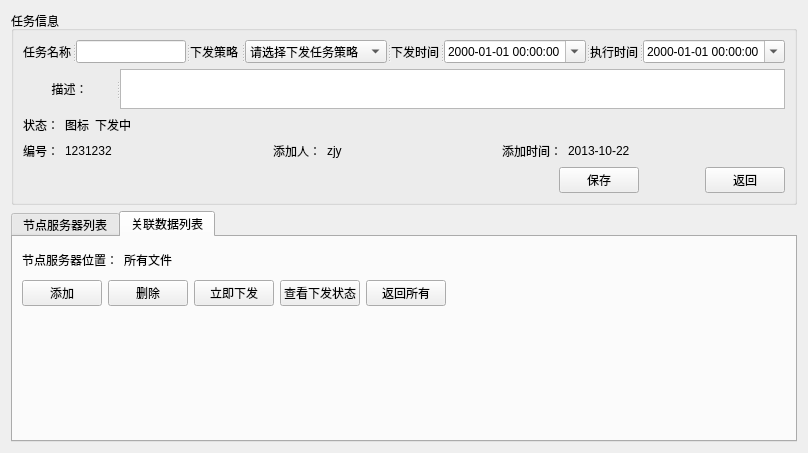
<?xml version="1.0" encoding="UTF-8"?>
<ui version="4.0">
 <class>EditStructWidget</class>
 <widget class="QWidget" name="EditStructWidget">
  <property name="geometry">
   <rect>
    <x>0</x>
    <y>0</y>
    <width>808</width>
    <height>453</height>
   </rect>
  </property>
  <property name="windowTitle">
   <string>Form</string>
  </property>
  <layout class="QVBoxLayout" name="verticalLayout_2">
   <item>
    <widget class="QGroupBox" name="gb_info">
     <property name="maximumSize">
      <size>
       <width>16777215</width>
       <height>200</height>
      </size>
     </property>
     <property name="title">
      <string>任务信息</string>
     </property>
     <layout class="QVBoxLayout" name="verticalLayout">
      <item>
       <widget class="QSplitter" name="splitter">
        <property name="orientation">
         <enum>Qt::Horizontal</enum>
        </property>
        <widget class="QLabel" name="label">
         <property name="text">
          <string>任务名称</string>
         </property>
         <property name="buddy">
          <cstring>l_taskName</cstring>
         </property>
        </widget>
        <widget class="QLineEdit" name="l_taskName"/>
        <widget class="QLabel" name="label_2">
         <property name="text">
          <string>下发策略</string>
         </property>
         <property name="buddy">
          <cstring>cb_strategy</cstring>
         </property>
        </widget>
        <widget class="ComboBox" name="cb_strategy">
         <item>
          <property name="text">
           <string>请选择下发任务策略</string>
          </property>
         </item>
        </widget>
        <widget class="QLabel" name="label_3">
         <property name="text">
          <string>下发时间</string>
         </property>
         <property name="buddy">
          <cstring>dte_send</cstring>
         </property>
        </widget>
        <widget class="DateTimeEdit" name="dte_send">
         <property name="displayFormat">
          <string>yyyy-MM-dd HH:mm:ss</string>
         </property>
         <property name="calendarPopup">
          <bool>true</bool>
         </property>
        </widget>
        <widget class="QLabel" name="label_4">
         <property name="text">
          <string>执行时间</string>
         </property>
         <property name="buddy">
          <cstring>dte_exec</cstring>
         </property>
        </widget>
        <widget class="DateTimeEdit" name="dte_exec">
         <property name="displayFormat">
          <string>yyyy-MM-dd HH:mm:ss</string>
         </property>
         <property name="calendarPopup">
          <bool>true</bool>
         </property>
        </widget>
       </widget>
      </item>
      <item>
       <widget class="QSplitter" name="splitter_3">
        <property name="orientation">
         <enum>Qt::Horizontal</enum>
        </property>
        <widget class="QLabel" name="label_13">
         <property name="text">
          <string>描述：</string>
         </property>
         <property name="alignment">
          <set>Qt::AlignCenter</set>
         </property>
         <property name="buddy">
          <cstring>te_description</cstring>
         </property>
        </widget>
        <widget class="QTextEdit" name="te_description">
         <property name="maximumSize">
          <size>
           <width>16777215</width>
           <height>40</height>
          </size>
         </property>
        </widget>
       </widget>
      </item>
      <item>
       <layout class="QHBoxLayout" name="horizontalLayout">
        <item>
         <widget class="QLabel" name="label_5">
          <property name="text">
           <string>状态：</string>
          </property>
         </widget>
        </item>
        <item>
         <widget class="QLabel" name="lab_icon">
          <property name="text">
           <string>图标</string>
          </property>
         </widget>
        </item>
        <item>
         <widget class="QLabel" name="lab_state">
          <property name="text">
           <string>下发中</string>
          </property>
         </widget>
        </item>
        <item>
         <spacer name="horizontalSpacer_4">
          <property name="orientation">
           <enum>Qt::Horizontal</enum>
          </property>
          <property name="sizeHint" stdset="0">
           <size>
            <width>40</width>
            <height>20</height>
           </size>
          </property>
         </spacer>
        </item>
       </layout>
      </item>
      <item>
       <layout class="QHBoxLayout" name="horizontalLayout_2">
        <item>
         <widget class="QLabel" name="label_8">
          <property name="text">
           <string>编号：</string>
          </property>
         </widget>
        </item>
        <item>
         <widget class="QLabel" name="lab_num">
          <property name="text">
           <string>1231232</string>
          </property>
         </widget>
        </item>
        <item>
         <spacer name="horizontalSpacer">
          <property name="orientation">
           <enum>Qt::Horizontal</enum>
          </property>
          <property name="sizeHint" stdset="0">
           <size>
            <width>40</width>
            <height>20</height>
           </size>
          </property>
         </spacer>
        </item>
        <item>
         <widget class="QLabel" name="label_10">
          <property name="text">
           <string>添加人：</string>
          </property>
         </widget>
        </item>
        <item>
         <widget class="QLabel" name="lab_insertor">
          <property name="text">
           <string>zjy</string>
          </property>
         </widget>
        </item>
        <item>
         <spacer name="horizontalSpacer_2">
          <property name="orientation">
           <enum>Qt::Horizontal</enum>
          </property>
          <property name="sizeHint" stdset="0">
           <size>
            <width>40</width>
            <height>20</height>
           </size>
          </property>
         </spacer>
        </item>
        <item>
         <widget class="QLabel" name="label_12">
          <property name="text">
           <string>添加时间：</string>
          </property>
         </widget>
        </item>
        <item>
         <widget class="QLabel" name="lab_time">
          <property name="text">
           <string>2013-10-22</string>
          </property>
         </widget>
        </item>
        <item>
         <spacer name="horizontalSpacer_3">
          <property name="orientation">
           <enum>Qt::Horizontal</enum>
          </property>
          <property name="sizeHint" stdset="0">
           <size>
            <width>40</width>
            <height>20</height>
           </size>
          </property>
         </spacer>
        </item>
       </layout>
      </item>
      <item>
       <layout class="QHBoxLayout" name="horizontalLayout_9">
        <item>
         <spacer name="horizontalSpacer_5">
          <property name="orientation">
           <enum>Qt::Horizontal</enum>
          </property>
          <property name="sizeHint" stdset="0">
           <size>
            <width>40</width>
            <height>20</height>
           </size>
          </property>
         </spacer>
        </item>
        <item>
         <layout class="QHBoxLayout" name="horizontalLayout_3">
          <property name="spacing">
           <number>66</number>
          </property>
          <item>
           <widget class="QPushButton" name="btn_save">
            <property name="text">
             <string>保存</string>
            </property>
           </widget>
          </item>
          <item>
           <widget class="QPushButton" name="btn_back">
            <property name="text">
             <string>返回</string>
            </property>
           </widget>
          </item>
         </layout>
        </item>
       </layout>
      </item>
     </layout>
    </widget>
   </item>
   <item>
    <widget class="QTabWidget" name="tw_content">
     <property name="currentIndex">
      <number>1</number>
     </property>
     <widget class="QWidget" name="tab">
      <attribute name="title">
       <string>节点服务器列表</string>
      </attribute>
      <layout class="QVBoxLayout" name="verticalLayout_3">
       <item>
        <layout class="QHBoxLayout" name="horizontalLayout_5" stretch="1,2">
         <item>
          <widget class="QWidget" name="w_addrs_position" native="true">
           <layout class="QHBoxLayout" name="horizontalLayout_10">
            <item>
             <widget class="QLabel" name="lab_addr">
              <property name="text">
               <string>文件数据位置：</string>
              </property>
             </widget>
            </item>
            <item>
             <widget class="QLabel" name="lab_addr_pos">
              <property name="text">
               <string>所有文件</string>
              </property>
             </widget>
            </item>
           </layout>
          </widget>
         </item>
         <item>
          <spacer name="horizontalSpacer_9">
           <property name="orientation">
            <enum>Qt::Horizontal</enum>
           </property>
           <property name="sizeHint" stdset="0">
            <size>
             <width>40</width>
             <height>20</height>
            </size>
           </property>
          </spacer>
         </item>
        </layout>
       </item>
       <item>
        <layout class="QHBoxLayout" name="horizontalLayout_4">
         <item>
          <widget class="QPushButton" name="btn_addr_add">
           <property name="text">
            <string>添加</string>
           </property>
          </widget>
         </item>
         <item>
          <widget class="QPushButton" name="btn_addr_del">
           <property name="text">
            <string>删除</string>
           </property>
          </widget>
         </item>
         <item>
          <widget class="QPushButton" name="btn_addr_send">
           <property name="text">
            <string>立即下发</string>
           </property>
          </widget>
         </item>
         <item>
          <widget class="QPushButton" name="btn_addr_open">
           <property name="text">
            <string>查看下发状态</string>
           </property>
          </widget>
         </item>
         <item>
          <widget class="QPushButton" name="btn_addrForTask">
           <property name="text">
            <string>返回所有</string>
           </property>
          </widget>
         </item>
         <item>
          <spacer name="horizontalSpacer_8">
           <property name="orientation">
            <enum>Qt::Horizontal</enum>
           </property>
           <property name="sizeHint" stdset="0">
            <size>
             <width>40</width>
             <height>20</height>
            </size>
           </property>
          </spacer>
         </item>
        </layout>
       </item>
       <item>
        <widget class="PageTableWidget" name="tw_nodes" native="true">
         <property name="sizePolicy">
          <sizepolicy hsizetype="Expanding" vsizetype="Expanding">
           <horstretch>0</horstretch>
           <verstretch>0</verstretch>
          </sizepolicy>
         </property>
        </widget>
       </item>
      </layout>
     </widget>
     <widget class="QWidget" name="tab_2">
      <attribute name="title">
       <string>关联数据列表</string>
      </attribute>
      <layout class="QVBoxLayout" name="verticalLayout_4">
       <item>
        <layout class="QHBoxLayout" name="horizontalLayout_7" stretch="1,2">
         <item>
          <widget class="QWidget" name="w_files_position" native="true">
           <layout class="QHBoxLayout" name="horizontalLayout_11" stretch="1,2">
            <property name="leftMargin">
             <number>0</number>
            </property>
            <property name="topMargin">
             <number>5</number>
            </property>
            <property name="rightMargin">
             <number>0</number>
            </property>
            <property name="bottomMargin">
             <number>5</number>
            </property>
            <item>
             <widget class="QLabel" name="lab_file">
              <property name="text">
               <string>节点服务器位置：</string>
              </property>
             </widget>
            </item>
            <item>
             <widget class="QLabel" name="lab_file_pos">
              <property name="text">
               <string>所有文件</string>
              </property>
             </widget>
            </item>
           </layout>
          </widget>
         </item>
         <item>
          <spacer name="horizontalSpacer_12">
           <property name="orientation">
            <enum>Qt::Horizontal</enum>
           </property>
           <property name="sizeHint" stdset="0">
            <size>
             <width>40</width>
             <height>20</height>
            </size>
           </property>
          </spacer>
         </item>
        </layout>
       </item>
       <item>
        <layout class="QHBoxLayout" name="horizontalLayout_8">
         <item>
          <widget class="QPushButton" name="btn_file_add">
           <property name="text">
            <string>添加</string>
           </property>
          </widget>
         </item>
         <item>
          <widget class="QPushButton" name="btn_file_del">
           <property name="text">
            <string>删除</string>
           </property>
          </widget>
         </item>
         <item>
          <widget class="QPushButton" name="btn_file_send">
           <property name="text">
            <string>立即下发</string>
           </property>
          </widget>
         </item>
         <item>
          <widget class="QPushButton" name="btn_file_open">
           <property name="text">
            <string>查看下发状态</string>
           </property>
          </widget>
         </item>
         <item>
          <widget class="QPushButton" name="btn_fileForTask">
           <property name="text">
            <string>返回所有</string>
           </property>
          </widget>
         </item>
         <item>
          <spacer name="horizontalSpacer_13">
           <property name="orientation">
            <enum>Qt::Horizontal</enum>
           </property>
           <property name="sizeHint" stdset="0">
            <size>
             <width>40</width>
             <height>20</height>
            </size>
           </property>
          </spacer>
         </item>
        </layout>
       </item>
       <item>
        <widget class="PageTableWidget" name="tw_files" native="true">
         <property name="sizePolicy">
          <sizepolicy hsizetype="Expanding" vsizetype="Expanding">
           <horstretch>0</horstretch>
           <verstretch>0</verstretch>
          </sizepolicy>
         </property>
        </widget>
       </item>
      </layout>
     </widget>
    </widget>
   </item>
  </layout>
 </widget>
 <customwidgets>
  <customwidget>
   <class>ComboBox</class>
   <extends>QComboBox</extends>
   <header>modules/common/combobox.h</header>
  </customwidget>
  <customwidget>
   <class>DateTimeEdit</class>
   <extends>QDateTimeEdit</extends>
   <header>modules/common/datetimeedit.h</header>
  </customwidget>
  <customwidget>
   <class>PageTableWidget</class>
   <extends>QWidget</extends>
   <header>modules/common/pagetablewidget.h</header>
   <container>1</container>
  </customwidget>
 </customwidgets>
 <tabstops>
  <tabstop>l_taskName</tabstop>
  <tabstop>cb_strategy</tabstop>
  <tabstop>dte_send</tabstop>
  <tabstop>dte_exec</tabstop>
  <tabstop>te_description</tabstop>
 </tabstops>
 <resources/>
 <connections/>
</ui>
